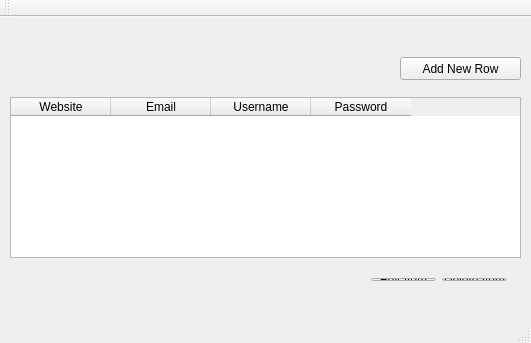
<?xml version="1.0" encoding="UTF-8"?>
<ui version="4.0">
 <class>MainWindow</class>
 <widget class="QMainWindow" name="MainWindow">
  <property name="geometry">
   <rect>
    <x>0</x>
    <y>0</y>
    <width>531</width>
    <height>343</height>
   </rect>
  </property>
  <property name="windowTitle">
   <string>MainWindow</string>
  </property>
  <widget class="QWidget" name="centralWidget">
   <widget class="QTableWidget" name="dataTable">
    <property name="geometry">
     <rect>
      <x>10</x>
      <y>80</y>
      <width>511</width>
      <height>161</height>
     </rect>
    </property>
    <property name="showGrid">
     <bool>true</bool>
    </property>
    <property name="gridStyle">
     <enum>Qt::SolidLine</enum>
    </property>
    <property name="sortingEnabled">
     <bool>true</bool>
    </property>
    <property name="cornerButtonEnabled">
     <bool>true</bool>
    </property>
    <column>
     <property name="text">
      <string>Website</string>
     </property>
    </column>
    <column>
     <property name="text">
      <string>Email</string>
     </property>
    </column>
    <column>
     <property name="text">
      <string>Username</string>
     </property>
    </column>
    <column>
     <property name="text">
      <string>Password</string>
     </property>
    </column>
   </widget>
   <widget class="QPushButton" name="addBTN">
    <property name="geometry">
     <rect>
      <x>400</x>
      <y>40</y>
      <width>121</width>
      <height>23</height>
     </rect>
    </property>
    <property name="text">
     <string>Add New Row</string>
    </property>
   </widget>
   <widget class="QWidget" name="">
    <property name="geometry">
     <rect>
      <x>10</x>
      <y>10</y>
      <width>511</width>
      <height>22</height>
     </rect>
    </property>
    <layout class="QHBoxLayout" name="horizontalLayout">
     <item>
      <widget class="QLineEdit" name="inWebsite">
       <property name="placeholderText">
        <string>Website</string>
       </property>
      </widget>
     </item>
     <item>
      <widget class="QLineEdit" name="inEmail">
       <property name="placeholderText">
        <string>Email</string>
       </property>
      </widget>
     </item>
     <item>
      <widget class="QLineEdit" name="inUsername">
       <property name="placeholderText">
        <string>Username</string>
       </property>
      </widget>
     </item>
     <item>
      <widget class="QLineEdit" name="inPasswrod">
       <property name="placeholderText">
        <string>Password</string>
       </property>
      </widget>
     </item>
    </layout>
   </widget>
   <widget class="QWidget" name="">
    <property name="geometry">
     <rect>
      <x>360</x>
      <y>250</y>
      <width>158</width>
      <height>25</height>
     </rect>
    </property>
    <layout class="QHBoxLayout" name="horizontalLayout_2">
     <item>
      <widget class="QPushButton" name="editBTN">
       <property name="text">
        <string>Edit Item</string>
       </property>
      </widget>
     </item>
     <item>
      <widget class="QPushButton" name="deleteBTN">
       <property name="text">
        <string>Delete Item</string>
       </property>
      </widget>
     </item>
    </layout>
   </widget>
  </widget>
  <widget class="QMenuBar" name="menuBar">
   <property name="geometry">
    <rect>
     <x>0</x>
     <y>0</y>
     <width>531</width>
     <height>21</height>
    </rect>
   </property>
  </widget>
  <widget class="QToolBar" name="mainToolBar">
   <attribute name="toolBarArea">
    <enum>TopToolBarArea</enum>
   </attribute>
   <attribute name="toolBarBreak">
    <bool>false</bool>
   </attribute>
  </widget>
  <widget class="QStatusBar" name="statusBar"/>
 </widget>
 <layoutdefault spacing="6" margin="11"/>
 <resources/>
 <connections/>
</ui>
